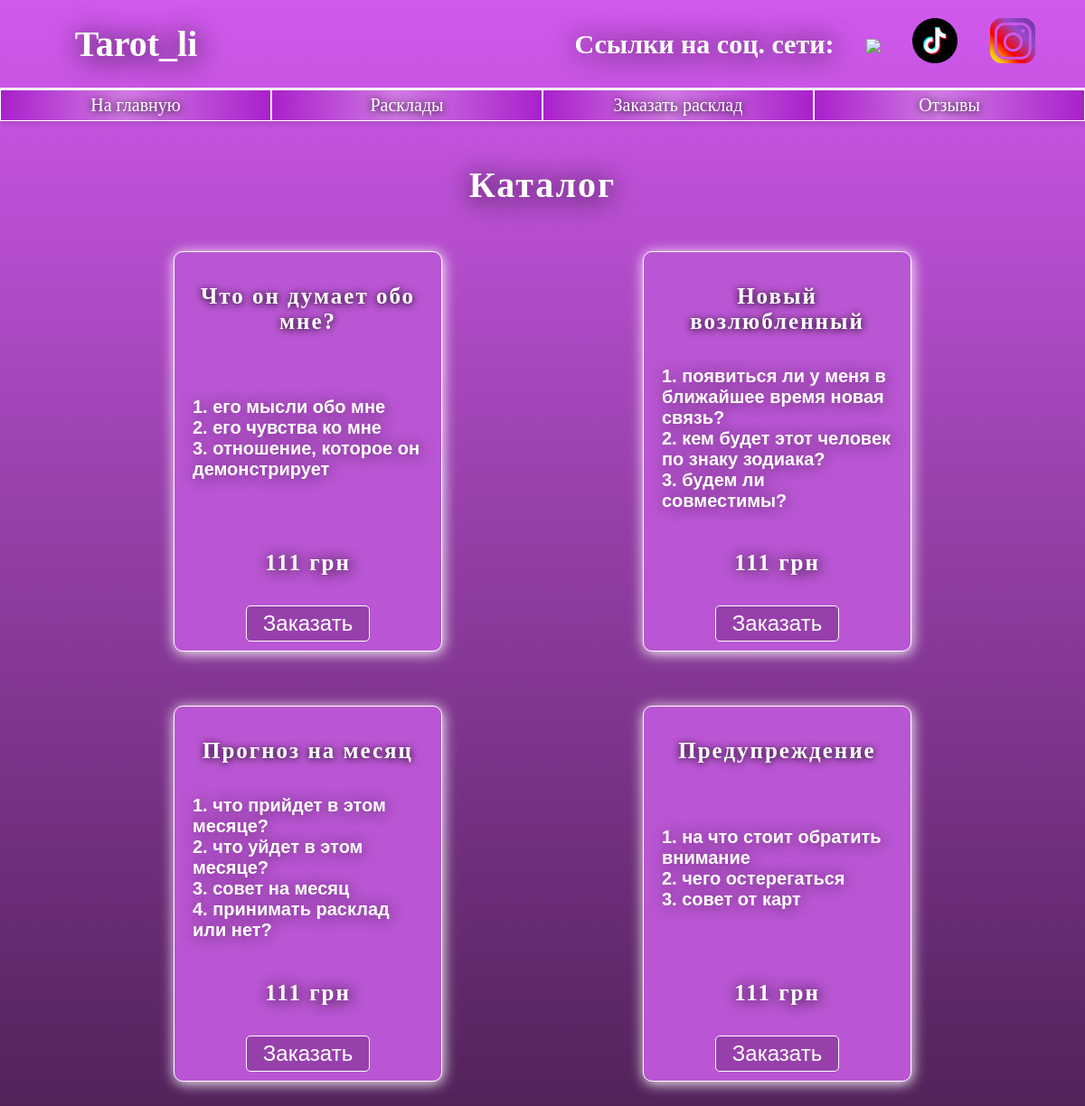
Page /catalog/ on the committed database.
### web/models.py (models this page shows, shortened)
class Rasklad(models.Model):
    name = models.CharField('Название раскладов', max_length= 100)
    voprosi = models.CharField('Вопросы расклада', max_length=1024)
    price = models.IntegerField("Цена")
    description = models.TextField('Описание')
    date = models.DateField('Дата публикации')

### web/views.py (the view)
# urls.py: path("catalog/", views.two, name='catalog'),
def two(request):
    data = Rasklad.objects.all()
    return render(request, "web/index2.html", {'rasklads': data})

### web/templates/web/index2.html (shortened to what this page needs)
{% extends 'web/base.html' %}
{% block content %}
    <h1 id="catalog-h1">Каталог</h1>
    <div class="all-tovars">
    {% for rasklad in rasklads %}
        <div class="tovar">
            <h3>{{ rasklad.name }}</h3>
            <p class="description">{{ rasklad.description|linebreaksbr }}</p>
            <h4>{{ rasklad.price }} грн</h4>
            <button class="form-button"><a href="{% url 'rasklad' %}">Заказать</a></button>
        </div>
    {% endfor %}
    </div>
{% endblock %}

### web/templates/web/base.html (shortened to what this page needs)
{% load static %}
<!DOCTYPE html>
<html lang="en">
<head>
    <link rel="stylesheet" href="{% static 'web/css/index.css' %}">
    <link rel="stylesheet" href="{% static 'web/css/otzuvu.css' %}">
    <link rel="stylesheet" href="{% static 'web/css/rasklad.css' %}">
</head>
<body>
    <header>
        <div class="header">
            <div class="head-elem"><p class="head-foot-text">Tarot_li</p></div>
            <div class="head-elem seti">
                <div>Ссылки на соц. сети: </div>
                <div class="soc-set"><a href="https://t.me/tarot_lil" target="_blank"><img src="{% static 'web/img/telegram.png' %}"></a></div>
                <div class="soc-set"><a href="https://www.tiktok.com/@tarot_lil?_t=8oQxVuHzZk8&_r=1" target="_blank"><img src="{% static 'web/img/Tiktok.png' %}"></a></div>
                <div class="soc-set"><a href="https://www.instagram.com/tarot_li_?igsh=N3c5aXlpeWIzMG01&utm_source=qr" target="_blank"><img src="{% static 'web/img/instagram.png' %}"></a></div>
            </div>
        </div>
    </header>
    <div class="all-content">
        <div class="menu">
            <a href="{% url 'glavnaya' %}"><div class="menu-button">На главную</div></a>
            <a href="{% url 'catalog' %}"><div class="menu-button">Расклады</div></a>
            <a href="{% url 'rasklad' %}"><div class="menu-button">Заказать расклад</div></a>
            <a href="{% url 'otzuvu' %}"><div class="menu-button">Отзывы</div></a>
        </div>
        <div class="catalog">
            {% block content %}
            {% endblock %}
        </div>
    </div>
    <link rel="stylesheet" href="{% static 'web/js/index.js' %}">
</body>
</html>

### web/static/web/css/index.css (style rules this page uses)
body { background: linear-gradient(180deg, #d159ee 0%, #4e2055 100%); margin: 0; padding: 0; min-height: 100vh; height: 100%; color: white; font-family: "Renju"; background-size: 100% auto; background-position: center; background-repeat: auto; display: flex; justify-content: space-between; flex-direction: column; }
body * { position: relative; z-index: 2; }
header { font-size: 30px; font-weight: bolder; text-shadow: 1px 1px 30px black; border-bottom: 2px rgb(255, 255, 255) solid; text-align: center; padding: 20px; background: linear-gradient(180deg, #3a183f 0%, #d159ee 100%,); background-size: 100% 100%; background-position: center; background-repeat: auto; }
.header { display: flex; justify-content: space-between; align-items: center; flex-direction: row; }
.header p { padding-right: 55%; }
.head-elem { width: 50%; }
.head-elem img { width: 50px; }
.seti { display: flex; justify-content: space-evenly; flex-direction: row; align-items: center; }
a { text-decoration: none; color: white; margin: 0; width: 100%; max-height: 100%; }
h1 { text-align: center; text-shadow: 1px 1px 15px rgb(0, 0, 0); text-shadow: 1px 2px 30px rgb(0, 0, 0); font-size: 40px; }
p { font-weight: bolder; }
.head-foot-text { color: white; margin: 0; text-shadow: 1px 2px 30px rgb(0, 0, 0); font-size: 40px; }
.menu { text-shadow: 0px 1px 8px rgb(0, 0, 0); box-shadow: 0px 4px 6px rgba(0, 0, 0, 0.1); display: flex; width: 100%; flex-direction: row; width: 100%; justify-content: start; }
.menu a { max-height: 150px; }
.menu-button { background: linear-gradient(90deg, #a920cb 0%, #cf79e3 46.38%, #a920cb 100%); border: 1px rgb(255, 255, 255) solid; text-align: center; padding: 5px; font-size: 20px; }
.form-button { border: 1px rgb(255, 255, 255) solid; background: linear-gradient(180deg, #a920cb 100%); text-align: center; padding: 5px; font-size: 20px; }
.tovar { font-family:'Franklin Gothic Medium', 'Arial Narrow', Arial, sans-serif; width: 275px; border: 1px rgb(255, 255, 255) solid; padding: 10px; border-radius: 10px; background-color: rgb(186, 85, 211); box-shadow: 1px 2px 15px rgb(255, 255, 255); display: flex; flex-direction: column; justify-content: space-between; align-items: center; font-size: 20px; margin: 30px 70px; }
.tovar h3, .tovar h4, .catalog h1 { font-weight: bolder; text-align: center; font-size: 25px; text-shadow: 0px 1px 8px rgb(0, 0, 0); font-family: 'Renju'; src: url("/fonts/Renju") format('otf'); letter-spacing: 2px; }
.tovar h4 { text-shadow: 1px 1px 15px rgb(0, 0, 0); }
.tovar button { font-size: 24px; color: white; background-color: rgb(151, 64, 172); border-radius: 5px; text-align: center; width: 50%; }
#catalog-h1 { margin-bottom: 0; }
.all-content { flex: 1; }
.catalog h1 { font-size: 40px; text-shadow: 1px 2px 30px rgb(0, 0, 0); font-size: 40px; }
.description { font-size: 20px; height: 50%; text-shadow: 1px 1px 15px rgba(0, 0, 0, 0.514); display: flex; justify-content: center; flex-direction: column; margin: 10px 10px; }
.all-tovars { padding: 20px; display: flex; flex-direction: row; justify-content: space-evenly; flex-wrap: wrap; }

### web/static/web/css/otzuvu.css (style rules this page uses)
.catalog { max-width: 100%; height: 100%; display: flex; justify-content: space-evenly; flex-direction: column; align-items: center; padding: 20px; }

### rows in the picture
Rasklad: name "Что он думает обо мне?", description "1. его мысли обо мне 2. его чувства ко мне 3. отношение, которое он демонстрирует", price "111"
Rasklad: name "Новый возлюбленный", description "1. появиться ли у меня в ближайшее время новая связь? 2. кем будет этот человек по знаку зодиака? 3. будем ли совместимы?", price "111"
Rasklad: name "Прогноз на месяц", description "1. что прийдет в этом месяце? 2. что уйдет в этом месяце? 3. совет на месяц 4. принимать расклад или нет?", price "111"
Rasklad: name "Предупреждение", description "1. на что стоит обратить внимание 2. чего остерегаться 3. совет от карт", price "111"
